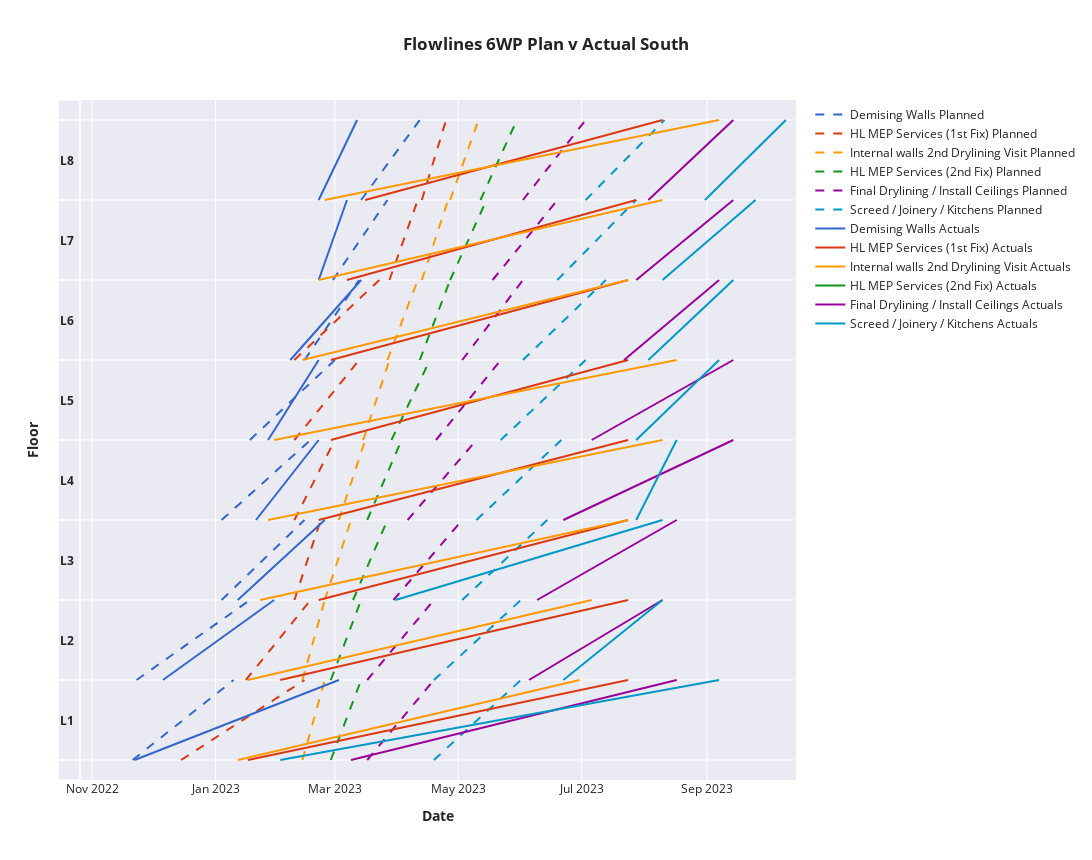
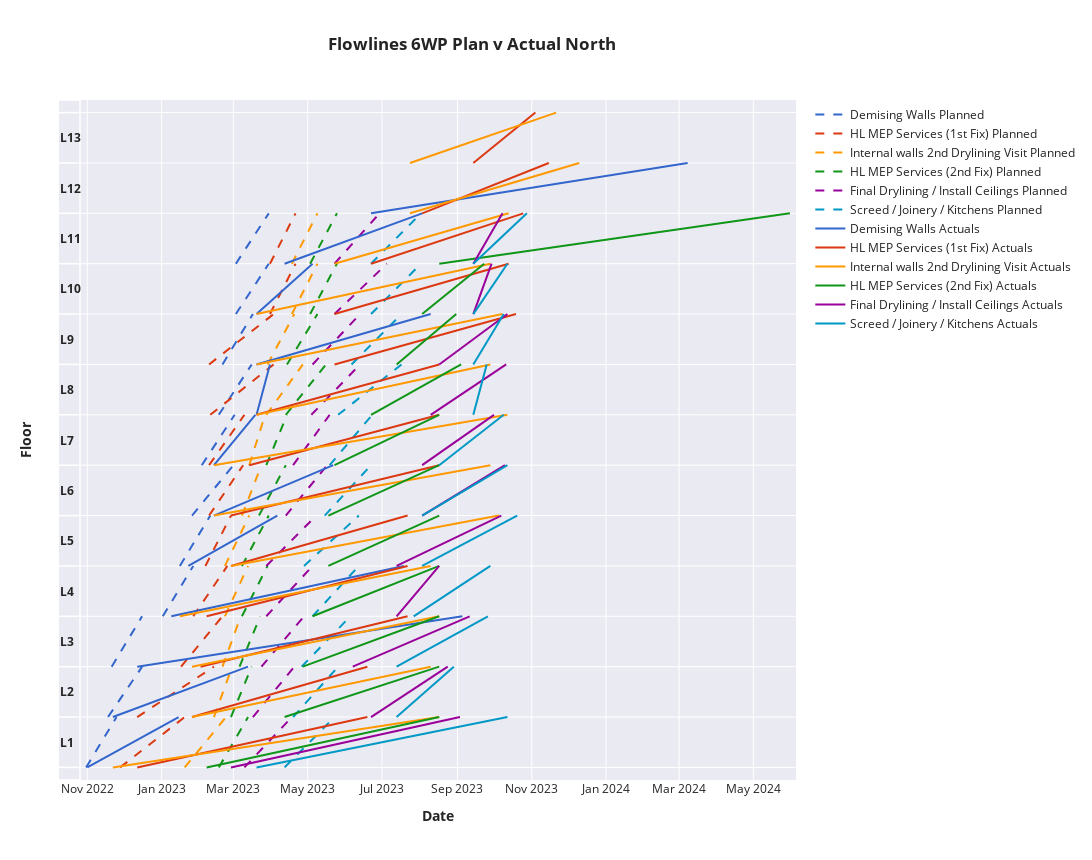
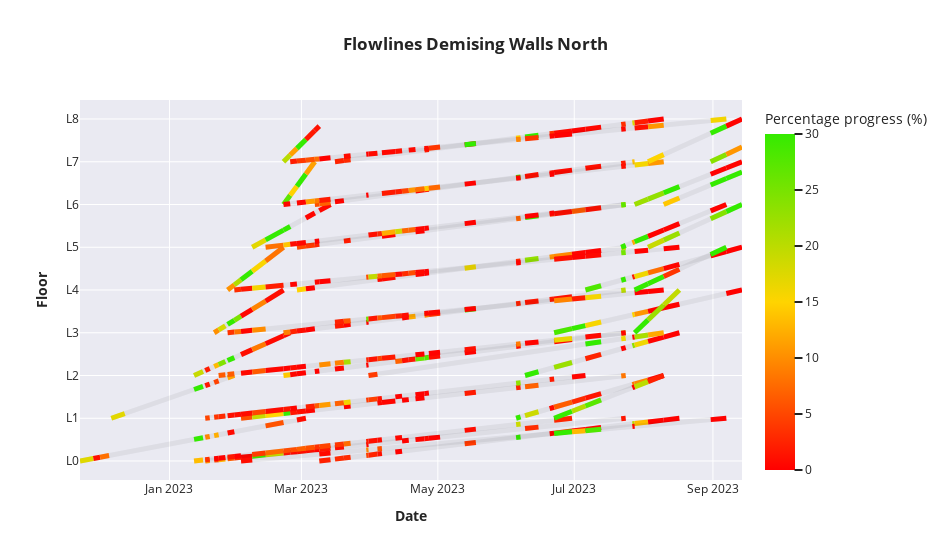
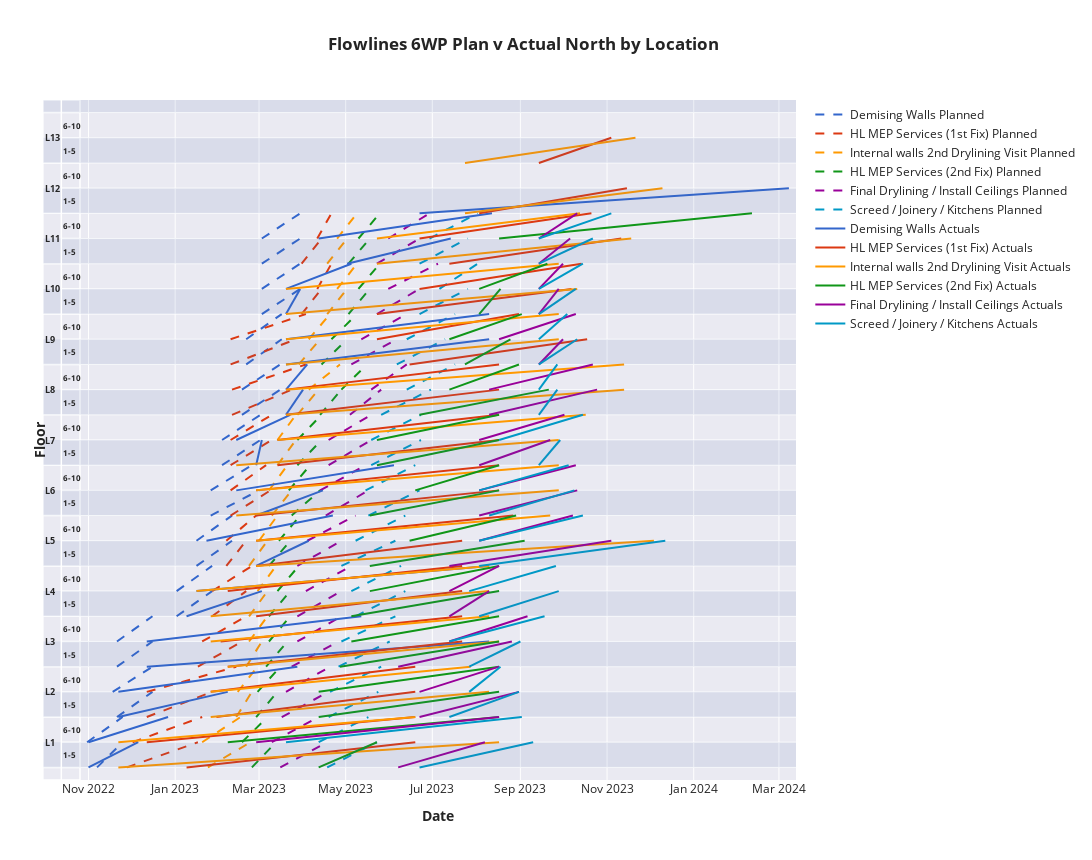

Write notebook code for charts like these, in order.
### Code cell
import Productivity_dates
from Productivity_dates import Flowlines2fig, Flowlines1figsth
import dash
from dash import dcc, html, Dash, callback
from dash.dependencies import Input, Output, State
import plotly.graph_objs as go
import plotly.express as px
import datetime
from datetime import date, timedelta
import numpy as np
